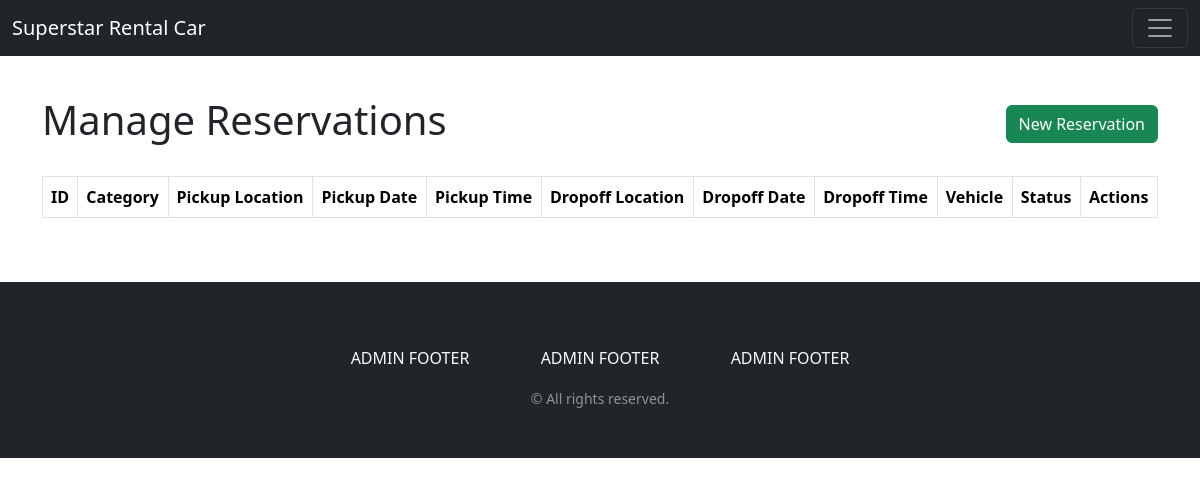
The app's page /project/src/html/admin/reservations.php (signed in), older data.
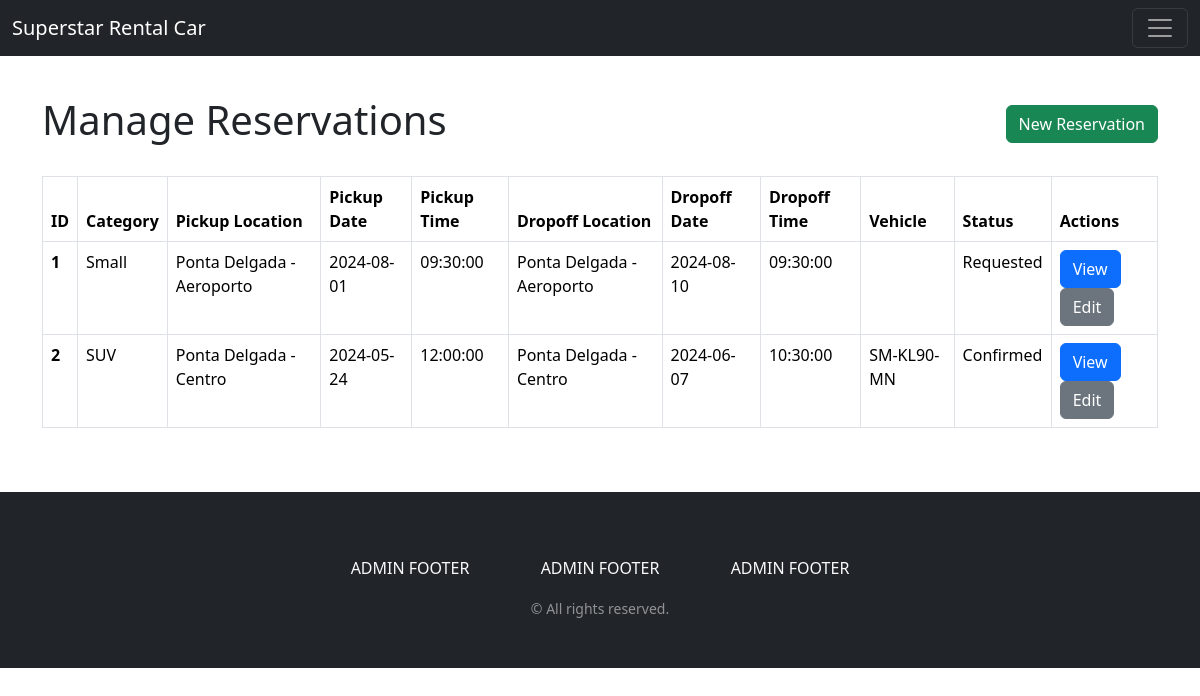
The same page, newer data.
### tables this page shows
CREATE TABLE IF NOT EXISTS revision (
    id INT UNSIGNED NOT NULL AUTO_INCREMENT,
    category_id INT UNSIGNED NOT NULL,
    customer_id INT UNSIGNED NOT NULL,
    status_id INT UNSIGNED NOT NULL,
    pickupLocation_id INT UNSIGNED NOT NULL,
    dropoffLocation_id INT UNSIGNED NOT NULL,
    pickupDate DATE NOT NULL,
    dropoffDate DATE NOT NULL,
    pickupTime TIME NOT NULL,
    dropoffTime TIME NOT NULL,
    totalPrice DECIMAL(6,2) NOT NULL,
     
    vehicle_id INT UNSIGNED,
    submittedByUser_id INT UNSIGNED,
    submittedTimestamp TIMESTAMP NOT NULL DEFAULT CURRENT_TIMESTAMP,

     
    effectivePickupDate DATE,
    effectivePickupTime TIME,
    effectivePickupLocation_id INT UNSIGNED,
    givenByUser_id INT UNSIGNED,

     
    effectiveDropoffDate DATE,
    effectiveDropoffTime TIME,
    effectiveDropoffLocation_id INT UNSIGNED,
    collectedByUser_id INT UNSIGNED,
    
    billingAddress_id INT UNSIGNED NOT NULL,
    creditCard_id INT UNSIGNED NOT NULL,
    reservation_id INT UNSIGNED NOT NULL,
    PRIMARY KEY (id),
    CONSTRAINT fk_revision_category
        FOREIGN KEY (category_id)
        REFERENCES category(id),
    CONSTRAINT fk_revision_customer
        FOREIGN KEY (customer_id)
        REFERENCES customer(id),
    CONSTRAINT fk_revision_status
        FOREIGN KEY (status_id)
        REFERENCES status(id),
    CONSTRAINT fk_revision_pickupLocation
        FOREIGN KEY (pickupLocation_id)
        REFERENCES location(id),
    CONSTRAINT fk_revision_dropoffLocation
        FOREIGN KEY (dropoffLocation_id)
        REFERENCES location(id),
    CONSTRAINT fk_revision_vehicle
        FOREIGN KEY (vehicle_id)
        REFERENCES vehicle(id),
    CONSTRAINT fk_revision_user
        FOREIGN KEY (submittedByUser_id)
        REFERENCES user(id),
    CONSTRAINT fk_revision_effectivePickupLocation
        FOREIGN KEY (effectivePickupLocation_id)
        REFERENCES location(id),
    CONSTRAINT fk_revision_effectiveDropoffLocation
        FOREIGN KEY (effectiveDropoffLocation_id)
        REFERENCES location(id),
    CONSTRAINT fk_revision_collectedByUser
        FOREIGN KEY (collectedByUser_id)
        REFERENCES user(id),
    CONSTRAINT fk_revision_givenByUser
        FOREIGN KEY (givenByUser_id)
        REFERENCES user(id),
    CONSTRAINT fk_revision_billingAddress
        FOREIGN KEY (billingAddress_id)
        REFERENCES address(id),
    CONSTRAINT fk_revision_creditCard
        FOREIGN KEY (creditCard_id)
        REFERENCES creditCard(id),
    CONSTRAINT fk_revision_reservation
        FOREIGN KEY (reservation_id)
        REFERENCES reservation(id)
);

CREATE TABLE IF NOT EXISTS reservation (
    id INT UNSIGNED NOT NULL AUTO_INCREMENT,
    ownerUser_id INT UNSIGNED,
    PRIMARY KEY (id),
    CONSTRAINT fk_reservation_user
        FOREIGN KEY (ownerUser_id)
        REFERENCES user(id)
);

CREATE TABLE IF NOT EXISTS category (
    id INT UNSIGNED NOT NULL AUTO_INCREMENT PRIMARY KEY,
    name VARCHAR(45) NOT NULL,
    description VARCHAR(90) NOT NULL,
    dailyRate DECIMAL(5,2) NOT NULL,
    isArchived BOOLEAN NOT NULL DEFAULT FALSE
);

CREATE TABLE location (
    id INT UNSIGNED NOT NULL AUTO_INCREMENT,
    name VARCHAR(90) NOT NULL,
    address_id INT UNSIGNED NOT NULL,
    island_id INT UNSIGNED NOT NULL,
    isArchived BOOLEAN NOT NULL DEFAULT FALSE,
    PRIMARY KEY (id),
    CONSTRAINT fk_location_address
        FOREIGN KEY (address_id)
        REFERENCES address(id),
    CONSTRAINT fk_location_island
        FOREIGN KEY (island_id)
        REFERENCES island(id)
);

CREATE TABLE IF NOT EXISTS status (
    id INT UNSIGNED NOT NULL AUTO_INCREMENT,
    statusName VARCHAR(45) NOT NULL,
    PRIMARY KEY (id)
);

CREATE TABLE IF NOT EXISTS vehicle (
    id INT UNSIGNED NOT NULL AUTO_INCREMENT,
    plate VARCHAR(15) NOT NULL,
    category_id INT UNSIGNED,
    rentable BOOLEAN NOT NULL,
    island_id INT UNSIGNED NOT NULL,
    isArchived BOOLEAN NOT NULL DEFAULT FALSE,
    PRIMARY KEY (id),
    CONSTRAINT fk_vehicle_category
        FOREIGN KEY (category_id)
        REFERENCES category(id),
    CONSTRAINT fk_vehicle_island
        FOREIGN KEY (island_id)
        REFERENCES island(id),
    CONSTRAINT UNIQUE (plate)
);

### project/autoload.php (called while the page is built, shortened)
<?php
function autoLoader($classACarregar)
{
    $ficheiroAcarregar = str_replace('\\', DIRECTORY_SEPARATOR, $classACarregar)
        . ".php";
}

### project/lib/RentACar/MyConnect.php (called while the page is built, shortened)
<?php
class MyConnect
{
    protected $connection;
    private static $instance = null;
    private function __construct()
    {
        $config = parse_ini_file('db.ini');
        $dbh = "mysql:host={$config['DBHOST']};dbname={$config['DBNAME']}";
        try {
            $this->connection = new \PDO($dbh, $config['DBUSER'], $config['DBPASS']);
            $this->connection->setAttribute(\PDO::ATTR_ERRMODE, \PDO::ERRMODE_EXCEPTION);
            $result = $this->connection->query('SELECT 1');
        } catch (\PDOException $e) {
            throw new \PDOException($e->getMessage(), (int)$e->getCode());
        }
    }
    public static function getInstance(): self
    {
        if (self::$instance == null) {
            self::$instance = new MyConnect();
        }
        return self::$instance;
    }
    public function query(string $sql)
    {
        return $this->connection->query($sql);
    }
}

### project/lib/RentACar/DBModel.php (called while the page is built, shortened)
<?php
require_once $_SERVER['DOCUMENT_ROOT'] . '/vendor/autoload.php';
trait DBModel
{
    protected ?int $id = null;
    public function getId(): int
    {
        return $this->id;
    }
    public static function find(int $id, string $tableName = ''): self
    {
        $connection = MyConnect::getInstance()->getConnection();
        $sql = "SELECT * FROM " . $tableName . " WHERE id = ?";
        $stmt = $connection->prepare($sql);
        $stmt->execute([$id]);
        $result = $stmt->fetchObject(static::class);
        return $result;
    }
    public function loadRelation(string $relationName, string $tableName = ''): self
    {
        if ($tableName === '') {
            $tableName = $relationName;
        }
        $className = 'RentACar\\' . self::snakeToCamel($tableName);
        $this->{$relationName} = $className::find($this->{$relationName . '_id'}, $tableName);
        return $this;
    }
    public static function rawSQL(string $sql): \PDOStatement
    {
        $connection = MyConnect::getInstance();
        return $connection->query($sql);
    }
    public static function snakeToCamel($string, $capitalizeFirstCharacter = true): string
    {
        $str = str_replace(' ', '', ucwords(str_replace('_', ' ', $string)));
        return $str;
    }
}

### project/lib/RentACar/Revision.php (called while the page is built, shortened)
<?php
require_once $_SERVER['DOCUMENT_ROOT'] . '/vendor/autoload.php';
class Revision {
    protected ?string $pickupDate = null;
    protected ?string $dropoffDate = null;
    protected ?string $pickupTime = null;
    protected ?string $dropoffTime = null;
    protected ?int $vehicle_id = null;
    protected ?Reservation $reservation = null;
    protected ?Category $category = null;
    protected ?Status $status = null;
    protected ?Location $pickupLocation = null;
    protected ?Location $dropoffLocation = null;
    protected ?Vehicle $vehicle = null;
    public function getPickupDate(): string
    {
        return $this->pickupDate;
    }
    public function getDropoffDate(): string
    {
        return $this->dropoffDate;
    }
    public function getPickupTime(): string
    {
        return $this->pickupTime;
    }
    public function getDropoffTime(): string
    {
        return $this->dropoffTime;
    }
    public function getCategory(): Category
    {
        return $this->category;
    }
    public function getStatus(): Status
    {
        return $this->status;
    }
    public function getPickupLocation(): Location
    {
        return $this->pickupLocation;
    }
    public function getDropoffLocation(): Location
    {
        return $this->dropoffLocation;
    }
    public function getVehicle(): ?Vehicle
    {
        return $this->vehicle;
    }
    public function getReservation(): Reservation
    {
        return $this->reservation;
    }
    public function loadStatus(): self
    {
        try {
            $this->loadRelation('status');
        } catch(e) {
        }
        return $this;
    }
    public function loadCategory(): self
    {
        try {
            $this->loadRelation('category');
        } catch(e) {
        }
        return $this;
    }
    public function loadReservation(): self
    {
        try {
            $this->loadRelation('reservation');
        } catch(e) {
        }
        return $this;
    }
    public function loadPickupLocation(): self
    {
        try {
            $this->loadRelation('pickupLocation', 'location');
        } catch(e) {
        }
        return $this;
    }
    public function loadDropoffLocation(): self
    {
        try {
            $this->loadRelation('dropoffLocation', 'location');
        } catch(e) {
        }
        return $this;
    }
    public function loadVehicle(): self
    {
        try {
            if ($this->vehicle_id !== null) {
                $this->loadRelation('vehicle');
            }
        } catch(e) {
        }
        return $this;
    }
    public static function fetchAllLatestRevisions(): array
    {
        try {
            $revisions = [];
            $stmt = Revision::rawSQL("
                SELECT revision.* FROM revision
                LEFT OUTER JOIN (
                    SELECT reservation_id, max(submittedTimestamp) as maxSubmittedTimestamp
                        FROM revision
                        GROUP BY reservation_id
                ) latestRevision
                ON revision.reservation_id = latestRevision.reservation_id
                WHERE revision.submittedTimestamp = latestRevision.maxSubmittedTimestamp;
            ");
            while($row = $stmt->fetchObject(Revision::class)) {
                $revisions[] = $row;
            }
        } catch(e) {
        }
        return $revisions;
    }
}

### project/lib/RentACar/Category.php (called while the page is built, shortened)
<?php
require_once $_SERVER['DOCUMENT_ROOT'] . '/vendor/autoload.php';
class Category {
    protected ?string $name = null;
    public function getName(): ?string
    {
        return $this->name;
    }
}

### project/lib/RentACar/Location.php (called while the page is built, shortened)
<?php
require_once $_SERVER['DOCUMENT_ROOT'] . '/vendor/autoload.php';
class Location {
    protected ?string $name = null;
    public function getName()
    {
        return $this->name;
    }
}

### project/lib/RentACar/Status.php (called while the page is built, shortened)
<?php
require_once $_SERVER['DOCUMENT_ROOT'] . '/vendor/autoload.php';
class Status {
    protected ?string $statusName;
    public function getStatusName(): string
    {
        return $this->statusName;
    }
}

### project/lib/RentACar/Vehicle.php (called while the page is built, shortened)
<?php
require_once $_SERVER['DOCUMENT_ROOT'] . '/vendor/autoload.php';
class Vehicle {
    protected ?string $plate = null;
    public function getPlate(): string
    {
        return $this->plate;
    }
}

### project/src/html/admin/reservations.php (the view, shortened to what the rows shown need)
<?php
require_once $_SERVER['DOCUMENT_ROOT'] . '/src/html/components/header.php';
require_once $_SERVER['DOCUMENT_ROOT'] . '/vendor/autoload.php';
echo getHeader();
?>
<body>
    <div class="container mt-5">
        <div class="d-flex flex-wrap justify-content-between align-items-center pt-5 mb-4">
            <h1>Manage Reservations</h1>
        </div>
    </div>
    <div class="container">
        <div class="table-responsive">
            <table class="table table-bordered">
                <thead>
                    <tr>
                        <th>ID</th>
                        <th>Category</th>
                        <th>Pickup Location</th>
                        <th>Pickup Date</th>
                        <th>Pickup Time</th>
                        <th>Dropoff Location</th>
                        <th>Dropoff Date</th>
                        <th>Dropoff Time</th>
                        <th>Vehicle</th>
                        <th>Status</th>
                        <th>Actions</th>
                    </tr>
                </thead>
                <tbody>
                    <?php $revisions = Revision::fetchAllLatestRevisions();
                    foreach ($revisions as $revision) {
                        $revision->loadCategory();
                        $revision->loadReservation();
                        $revision->loadVehicle();
                        $revision->loadPickupLocation();
                        $revision->loadDropoffLocation();
                        $reservationId = $revision->getReservation()->getId();
                    ?>
                        <tr>
                            <th><?php echo $reservationId; ?></th>
                            <td><?php echo $revision->getCategory()->getName(); ?></td>
                            <td><?php echo $revision->getPickupLocation()->getName(); ?></td>
                            <td><?php echo $revision->getPickupDate(); ?></td>
                            <td><?php echo $revision->getPickupTime(); ?></td>
                            <td><?php echo $revision->getDropoffLocation()->getName(); ?></td>
                            <td><?php echo $revision->getDropoffDate(); ?></td>
                            <td><?php echo $revision->getDropoffTime(); ?></td>
                            <td><?php echo $revision->getVehicle() === null ? null : $revision->getVehicle()->getPlate() ?></td>
                            <td><?php echo $revision->loadStatus()->getStatus()->getStatusName(); ?></td>
                            <td>
                                <a href="/src/html/admin/reservationView.php?reservationId=<?php echo $reservationId; ?>" class="btn btn-primary">View</a>
                                <a href="/src/html/admin/reservationEdit.php?reservationId=<?php echo $reservationId; ?>" class="btn btn-secondary">Edit</a>
                            </td>
                        </tr>
                    <?php } ?>
                </tbody>
            </table>
        </div>
    </div>
</body>
</html>

Row changes from the older to the newer data that the page shows:
added revision: reservation "1", category.name "Small", dropoffLocation.name "Ponta Delgada - Aeroporto", pickupDate "2024-08-01", pickupTime "09:30:00", dropoffDate "2024-08-10", dropoffTime "09:30:00", status.statusName "Requested"
added revision: reservation "2", category.name "SUV", dropoffLocation.name "Ponta Delgada - Centro", pickupDate "2024-05-24", pickupTime "12:00:00", dropoffDate "2024-06-07", dropoffTime "10:30:00", vehicle.plate "SM-KL90-MN", status.statusName "Confirmed"
